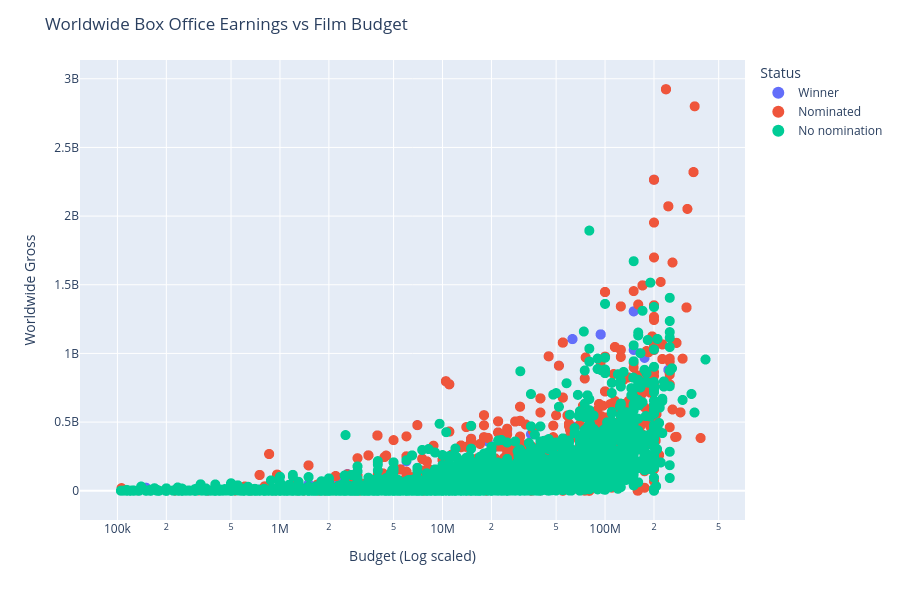

Here is the notebook cell this chart was saved with:
### Code cell
# x = combined_films['budget']
# y = combined_films['gross_worldwide']
df1 = to_graph[0]
df2 = to_graph[1]
df3 = to_graph[2]
df3 = df3.rename(columns={'title': 'Film'})

all_films_scatter = pd.concat([df1, df2, df3], ignore_index=True)
fig = px.scatter(all_films_scatter, x='rounded_budget', y='rounded_gross', color='Status', size='votes',
                 labels={'rounded_budget': 'Budget', 'rounded_gross': 'Gross', 'rating': 'IMDb Rating'},
                 hover_data={
                     'rating': True,
                     'Film': True if 'Film' in all_films_scatter.columns else False
                }
        )
# fig = px.scatter(x, y, log_x=True, log_y=True)

fig.update_traces(marker=dict(size=10))
fig.update_layout(xaxis=dict(type='log'), xaxis_title='Budget (Log scaled)', yaxis_title='Worldwide Gross', title='Worldwide Box Office Earnings vs Film Budget')
# fig.update_layout(yaxis=dict(type='log'))
# fig.update_layout(yaxis=dict(type='log'))
fig.update_layout(height=600)
fig.show(config={'displayModeBar': False})

### Figure 1 — Plotly figure (JSON) as saved in the notebook; plotly's stock layout.template omitted (floating-point values rounded to 4 significant figures; data arrays with more than 128 entries replaced by an {"elided": "..."} marker saying what was removed)
{"data": [{"customdata": {"elided": "1315x2 mixed values"}, "hovertemplate": "Status=Winner<br>Budget=%{x}<br>Gross=%{y}<br>votes=%{marker.size}<br>IMDb Rating=%{customdata[0]}<br>Film=%{customdata[1]}<extra></extra>", "legendgroup": "Winner", "marker": {"color": "#636efa", "size": 10, "sizemode": "area", "sizeref": 7500, "symbol": "circle"}, "mode": "markers", "name": "Winner", "showlegend": true, "type": "scattergl", "x": {"elided": "1315 float values"}, "xaxis": "x", "y": {"elided": "1315 float values"}, "yaxis": "y"}, {"customdata": {"elided": "3964x2 mixed values"}, "hovertemplate": "Status=Nominated<br>Budget=%{x}<br>Gross=%{y}<br>votes=%{marker.size}<br>IMDb Rating=%{customdata[0]}<br>Film=%{customdata[1]}<extra></extra>", "legendgroup": "Nominated", "marker": {"color": "#EF553B", "size": 10, "sizemode": "area", "sizeref": 7500, "symbol": "circle"}, "mode": "markers", "name": "Nominated", "showlegend": true, "type": "scattergl", "x": {"elided": "3964 float values"}, "xaxis": "x", "y": {"elided": "3964 float values"}, "yaxis": "y"}, {"customdata": {"elided": "8634x2 mixed values"}, "hovertemplate": "Status=No nomination<br>Budget=%{x}<br>Gross=%{y}<br>votes=%{marker.size}<br>IMDb Rating=%{customdata[0]}<br>Film=%{customdata[1]}<extra></extra>", "legendgroup": "No nomination", "marker": {"color": "#00cc96", "size": 10, "sizemode": "area", "sizeref": 7500, "symbol": "circle"}, "mode": "markers", "name": "No nomination", "showlegend": true, "type": "scattergl", "x": {"elided": "8634 float values"}, "xaxis": "x", "y": {"elided": "8634 float values"}, "yaxis": "y"}], "layout": {"height": 600, "legend": {"itemsizing": "constant", "title": {"text": "Status"}, "tracegroupgap": 0}, "margin": {"t": 60}, "title": {"text": "Worldwide Box Office Earnings vs Film Budget"}, "xaxis": {"anchor": "y", "domain": [0, 1], "title": {"text": "Budget (Log scaled)"}, "type": "log"}, "yaxis": {"anchor": "x", "domain": [0, 1], "title": {"text": "Worldwide Gross"}}}}
